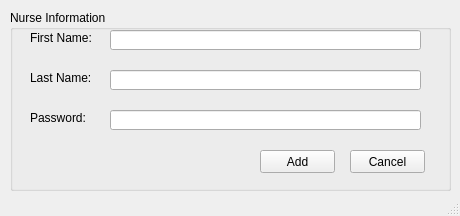
<?xml version="1.0" encoding="UTF-8"?>
<ui version="4.0">
 <class>MainWindow</class>
 <widget class="QMainWindow" name="MainWindow">
  <property name="windowModality">
   <enum>Qt::ApplicationModal</enum>
  </property>
  <property name="geometry">
   <rect>
    <x>0</x>
    <y>0</y>
    <width>460</width>
    <height>216</height>
   </rect>
  </property>
  <property name="windowTitle">
   <string>MainWindow</string>
  </property>
  <widget class="QWidget" name="centralwidget">
   <widget class="QGroupBox" name="groupBox">
    <property name="geometry">
     <rect>
      <x>10</x>
      <y>10</y>
      <width>441</width>
      <height>181</height>
     </rect>
    </property>
    <property name="title">
     <string>Nurse Information</string>
    </property>
    <widget class="QLabel" name="label">
     <property name="geometry">
      <rect>
       <x>20</x>
       <y>60</y>
       <width>81</width>
       <height>16</height>
      </rect>
     </property>
     <property name="text">
      <string>Last Name:</string>
     </property>
    </widget>
    <widget class="QLabel" name="label_2">
     <property name="geometry">
      <rect>
       <x>20</x>
       <y>20</y>
       <width>61</width>
       <height>16</height>
      </rect>
     </property>
     <property name="text">
      <string>First Name:</string>
     </property>
    </widget>
    <widget class="QLineEdit" name="lineFirstName">
     <property name="geometry">
      <rect>
       <x>100</x>
       <y>20</y>
       <width>311</width>
       <height>20</height>
      </rect>
     </property>
     <property name="readOnly">
      <bool>false</bool>
     </property>
    </widget>
    <widget class="QPushButton" name="pushAdd">
     <property name="geometry">
      <rect>
       <x>250</x>
       <y>140</y>
       <width>75</width>
       <height>23</height>
      </rect>
     </property>
     <property name="text">
      <string>Add</string>
     </property>
    </widget>
    <widget class="QPushButton" name="pushCancel">
     <property name="geometry">
      <rect>
       <x>340</x>
       <y>140</y>
       <width>75</width>
       <height>23</height>
      </rect>
     </property>
     <property name="text">
      <string>Cancel</string>
     </property>
    </widget>
    <widget class="QLineEdit" name="lineLastName">
     <property name="geometry">
      <rect>
       <x>100</x>
       <y>60</y>
       <width>311</width>
       <height>20</height>
      </rect>
     </property>
     <property name="readOnly">
      <bool>false</bool>
     </property>
    </widget>
    <widget class="QLabel" name="label_3">
     <property name="geometry">
      <rect>
       <x>20</x>
       <y>100</y>
       <width>81</width>
       <height>16</height>
      </rect>
     </property>
     <property name="text">
      <string>Password:</string>
     </property>
    </widget>
    <widget class="QLineEdit" name="linePassword">
     <property name="geometry">
      <rect>
       <x>100</x>
       <y>100</y>
       <width>311</width>
       <height>20</height>
      </rect>
     </property>
     <property name="echoMode">
      <enum>QLineEdit::Password</enum>
     </property>
     <property name="readOnly">
      <bool>false</bool>
     </property>
    </widget>
   </widget>
  </widget>
  <widget class="QStatusBar" name="statusbar"/>
 </widget>
 <resources/>
 <connections/>
</ui>
